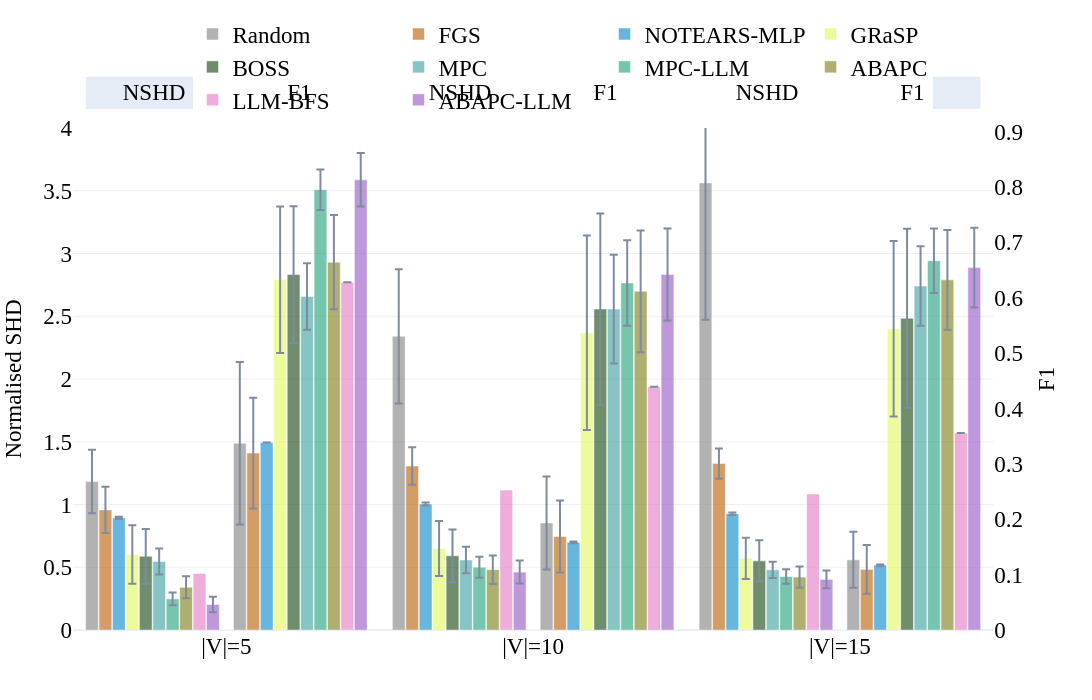
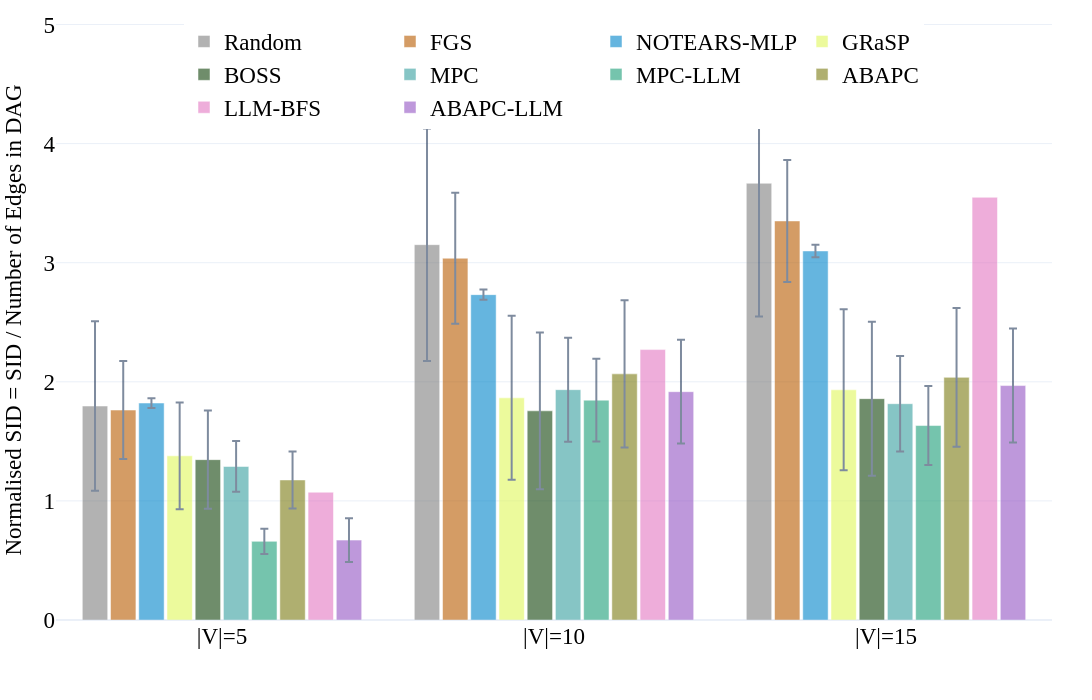
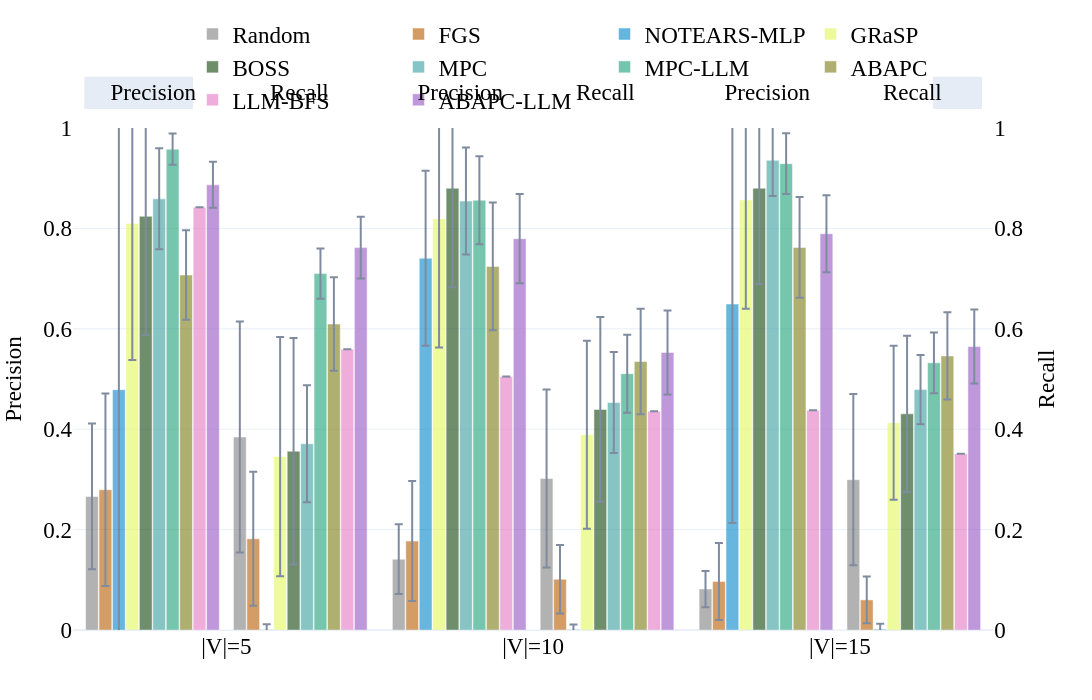
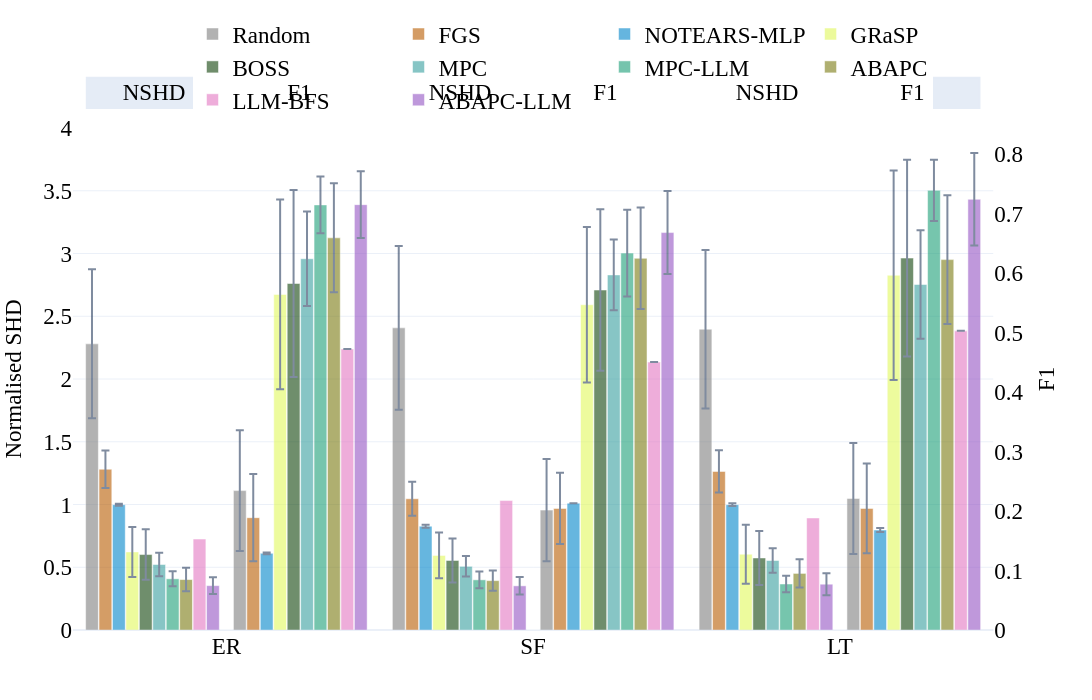

The code cell stored with these charts, in order, in its notebook:
### Code cell
if methods:
    if not dag_by_nodes.empty:
        double_bar_chart_plotly(
            dag_by_nodes,
            ['p_shd', 'F1'],
            names_dict,
            colors_dict,
            methods,
            save_figs=save_figs,
            output_name="../results/figs/Fig.8b_SHD_SID_dag_by_nodes.html",
            debug=False,
            range_y1=[0, 4],
            range_y2=[0, 1],
            font_size=23,
        )
        dag_nodes_coverage = (
            dag_by_nodes
            .pivot_table(index='dataset', columns='model', values='graph_count', aggfunc='max', fill_value=0)
            .astype(int)
        )
        bar_chart_plotly(
            dag_by_nodes,
            'p_SID',
            names_dict,
            colors_dict,
            methods,
            save_figs=save_figs,
            output_name="../results/figs/Fig.8b_SHD_SID_dag_by_nodes_F1.html",
            debug=False,
            font_size=23,
        )
        double_bar_chart_plotly(
            dag_by_nodes,
            ['precision', 'recall'],
            names_dict,
            colors_dict,
            methods,
            save_figs=save_figs,
            output_name="../results/figs/Fig.8b_SHD_SID_dag_by_nodes_precision_recall.html",
            debug=False,
            range_y1=[0, 1],
            range_y2=[0, 1],
            font_size=23,
        )
        display(dag_nodes_coverage)
    else:
        print('No DAG node-level aggregation available.')
    if not dag_by_graph_type.empty:
        double_bar_chart_plotly(
            dag_by_graph_type,
            ['p_shd', 'F1'],
            names_dict,
            colors_dict,
            methods,
            save_figs=save_figs,
            output_name="../results/figs/Fig.8c_SHD_SID_dag_by_type.html",
            debug=False,
            range_y1=[0, 4],
            range_y2=[0, 1],
            font_size=23,
        )
        bar_chart_plotly(
            dag_by_graph_type,
            'p_SID',
            names_dict,
            colors_dict,
            methods,
            save_figs=save_figs,
            output_name="../results/figs/Fig.8c_SHD_SID_dag_by_type_F1.html",
            debug=False,
            font_size=23,
        )
        double_bar_chart_plotly(
            dag_by_graph_type,
            ['precision', 'recall'],
            names_dict,
            colors_dict,
            methods,
            save_figs=save_figs,
            output_name="../results/figs/Fig.8c_SHD_SID_dag_by_type_precision_recall.html",
            debug=False,
            range_y1=[0, 1],
            range_y2=[0, 1],
            font_size=23,
        )

        dag_type_coverage = (
            dag_by_graph_type
            .pivot_table(index='dataset', columns='model', values='graph_count', aggfunc='max', fill_value=0)
            .astype(int)
        )
        display(dag_type_coverage)
    else:
        print('No DAG graph-type aggregation available.')
else:
    print('No methods configured for the grouped DAG plots.')

### Figure 1 — Plotly figure (JSON) as saved in the notebook; plotly's stock layout.template omitted (floating-point values rounded to 4 significant figures)
{"data": [{"error_y": {"array": [0.2529, 0.5347, 1.09], "type": "data", "visible": true}, "marker": {"color": "#7f7f7f"}, "name": "Random", "offsetgroup": "0", "opacity": 0.6, "showlegend": true, "type": "bar", "x": ["|V|=5", "|V|=10", "|V|=15"], "y": [1.183, 2.34, 3.562], "yaxis": "y"}, {"error_y": {"array": [0.1839, 0.1494, 0.12], "type": "data", "visible": true}, "marker": {"color": "#b85c00"}, "name": "FGS", "offsetgroup": "1", "opacity": 0.6, "showlegend": true, "type": "bar", "x": ["|V|=5", "|V|=10", "|V|=15"], "y": [0.9571, 1.307, 1.326], "yaxis": "y"}, {"error_y": {"array": [0.008476, 0.01185, 0.0102], "type": "data", "visible": true}, "marker": {"color": "#0085CA"}, "name": "NOTEARS-MLP", "offsetgroup": "2", "opacity": 0.6, "showlegend": true, "type": "bar", "x": ["|V|=5", "|V|=10", "|V|=15"], "y": [0.8939, 1.004, 0.9266], "yaxis": "y"}, {"error_y": {"array": [0.233, 0.2185, 0.1644], "type": "data", "visible": true}, "marker": {"color": "#e1f85c"}, "name": "GRaSP", "offsetgroup": "3", "opacity": 0.6, "showlegend": true, "type": "bar", "x": ["|V|=5", "|V|=10", "|V|=15"], "y": [0.6007, 0.6492, 0.5712], "yaxis": "y"}, {"error_y": {"array": [0.2177, 0.2099, 0.164], "type": "data", "visible": true}, "marker": {"color": "#10430A"}, "name": "BOSS", "offsetgroup": "4", "opacity": 0.6, "showlegend": true, "type": "bar", "x": ["|V|=5", "|V|=10", "|V|=15"], "y": [0.587, 0.5915, 0.5509], "yaxis": "y"}, {"error_y": {"array": [0.1035, 0.1051, 0.0655], "type": "data", "visible": true}, "marker": {"color": "#379f9f"}, "name": "MPC", "offsetgroup": "5", "opacity": 0.6, "showlegend": true, "type": "bar", "x": ["|V|=5", "|V|=10", "|V|=15"], "y": [0.5456, 0.5582, 0.4793], "yaxis": "y"}, {"error_y": {"array": [0.0516, 0.08293, 0.05705], "type": "data", "visible": true}, "marker": {"color": "#1b9e77"}, "name": "MPC-LLM", "offsetgroup": "6", "opacity": 0.6, "showlegend": true, "type": "bar", "x": ["|V|=5", "|V|=10", "|V|=15"], "y": [0.2481, 0.5, 0.4262], "yaxis": "y"}, {"error_y": {"array": [0.08823, 0.1133, 0.08443], "type": "data", "visible": true}, "marker": {"color": "#7b7b12"}, "name": "ABAPC", "offsetgroup": "7", "opacity": 0.6, "showlegend": true, "type": "bar", "x": ["|V|=5", "|V|=10", "|V|=15"], "y": [0.3402, 0.4807, 0.422], "yaxis": "y"}, {"error_y": {"array": [NaN, NaN, NaN], "type": "data", "visible": true}, "marker": {"color": "#e377c2"}, "name": "LLM-BFS", "offsetgroup": "8", "opacity": 0.6, "showlegend": true, "type": "bar", "x": ["|V|=5", "|V|=10", "|V|=15"], "y": [0.4508, 1.115, 1.084], "yaxis": "y"}, {"error_y": {"array": [0.06105, 0.09147, 0.07113], "type": "data", "visible": true}, "marker": {"color": "#9454c4"}, "name": "ABAPC-LLM", "offsetgroup": "9", "opacity": 0.6, "showlegend": true, "type": "bar", "x": ["|V|=5", "|V|=10", "|V|=15"], "y": [0.203, 0.4613, 0.403], "yaxis": "y"}, {"marker": {"color": "white"}, "name": "", "offsetgroup": "10", "opacity": 1, "showlegend": false, "type": "bar", "x": ["|V|=5", "|V|=10", "|V|=15"], "y": [0.0, 0.0, 0.0]}, {"error_y": {"array": [0.1467, 0.08389, 0.05056], "type": "data", "visible": true}, "marker": {"color": "#7f7f7f"}, "name": "Random", "offsetgroup": "11", "opacity": 0.6, "showlegend": false, "type": "bar", "x": ["|V|=5", "|V|=10", "|V|=15"], "y": [0.3372, 0.1933, 0.1267], "yaxis": "y2"}, {"error_y": {"array": [0.1, 0.065, 0.04389], "type": "data", "visible": true}, "marker": {"color": "#b85c00"}, "name": "FGS", "offsetgroup": "12", "opacity": 0.6, "showlegend": false, "type": "bar", "x": ["|V|=5", "|V|=10", "|V|=15"], "y": [0.3194, 0.1689, 0.1094], "yaxis": "y2"}, {"error_y": {"array": [0, 0.001667, 0.001111], "type": "data", "visible": true}, "marker": {"color": "#0085CA"}, "name": "NOTEARS-MLP", "offsetgroup": "13", "opacity": 0.6, "showlegend": false, "type": "bar", "x": ["|V|=5", "|V|=10", "|V|=15"], "y": [0.3383, 0.1583, 0.1171], "yaxis": "y2"}, {"error_y": {"array": [0.1324, 0.1756, 0.1583], "type": "data", "visible": true}, "marker": {"color": "#e1f85c"}, "name": "GRaSP", "offsetgroup": "14", "opacity": 0.6, "showlegend": false, "type": "bar", "x": ["|V|=5", "|V|=10", "|V|=15"], "y": [0.6324, 0.5367, 0.5439], "yaxis": "y2"}, {"error_y": {"array": [0.1235, 0.1728, 0.1617], "type": "data", "visible": true}, "marker": {"color": "#10430A"}, "name": "BOSS", "offsetgroup": "15", "opacity": 0.6, "showlegend": false, "type": "bar", "x": ["|V|=5", "|V|=10", "|V|=15"], "y": [0.6418, 0.5794, 0.5628], "yaxis": "y2"}, {"error_y": {"array": [0.06, 0.09833, 0.07167], "type": "data", "visible": true}, "marker": {"color": "#379f9f"}, "name": "MPC", "offsetgroup": "16", "opacity": 0.6, "showlegend": false, "type": "bar", "x": ["|V|=5", "|V|=10", "|V|=15"], "y": [0.6022, 0.5794, 0.6211], "yaxis": "y2"}, {"error_y": {"array": [0.03667, 0.07722, 0.05833], "type": "data", "visible": true}, "marker": {"color": "#1b9e77"}, "name": "MPC-LLM", "offsetgroup": "17", "opacity": 0.6, "showlegend": false, "type": "bar", "x": ["|V|=5", "|V|=10", "|V|=15"], "y": [0.795, 0.6267, 0.6667], "yaxis": "y2"}, {"error_y": {"array": [0.08501, 0.11, 0.09019], "type": "data", "visible": true}, "marker": {"color": "#7b7b12"}, "name": "ABAPC", "offsetgroup": "18", "opacity": 0.6, "showlegend": false, "type": "bar", "x": ["|V|=5", "|V|=10", "|V|=15"], "y": [0.6642, 0.6116, 0.6322], "yaxis": "y2"}, {"error_y": {"array": [null, null, null], "type": "data", "visible": true}, "marker": {"color": "#e377c2"}, "name": "LLM-BFS", "offsetgroup": "19", "opacity": 0.6, "showlegend": false, "type": "bar", "x": ["|V|=5", "|V|=10", "|V|=15"], "y": [0.6278, 0.4394, 0.3557], "yaxis": "y2"}, {"error_y": {"array": [0.04832, 0.08311, 0.07191], "type": "data", "visible": true}, "marker": {"color": "#9454c4"}, "name": "ABAPC-LLM", "offsetgroup": "20", "opacity": 0.6, "showlegend": false, "type": "bar", "x": ["|V|=5", "|V|=10", "|V|=15"], "y": [0.8128, 0.642, 0.6543], "yaxis": "y2"}], "layout": {"annotations": [{"font": {"color": "black", "size": 23}, "showarrow": false, "text": "         NSHD         ", "x": 0.0875, "xanchor": "center", "xref": "x domain", "y": 1.07, "yanchor": "middle", "yref": "y domain"}, {"font": {"color": "black", "size": 23}, "showarrow": false, "text": "           F1           ", "x": 0.2458, "xanchor": "center", "xref": "x domain", "y": 1.07, "yanchor": "middle", "yref": "y domain"}, {"font": {"color": "black", "size": 23}, "showarrow": false, "text": "         NSHD         ", "x": 0.4208, "xanchor": "center", "xref": "x domain", "y": 1.07, "yanchor": "middle", "yref": "y domain"}, {"font": {"color": "black", "size": 23}, "showarrow": false, "text": "           F1           ", "x": 0.5792, "xanchor": "center", "xref": "x domain", "y": 1.07, "yanchor": "middle", "yref": "y domain"}, {"font": {"color": "black", "size": 23}, "showarrow": false, "text": "         NSHD         ", "x": 0.7542, "xanchor": "center", "xref": "x domain", "y": 1.07, "yanchor": "middle", "yref": "y domain"}, {"font": {"color": "black", "size": 23}, "showarrow": false, "text": "           F1           ", "x": 0.9125, "xanchor": "center", "xref": "x domain", "y": 1.07, "yanchor": "middle", "yref": "y domain"}], "bargap": 0.08, "bargroupgap": 0.05, "barmode": "group", "font": {"color": "black", "family": "Serif", "size": 23}, "height": 700, "hovermode": "x unified", "legend": {"orientation": "h", "x": 0.5, "xanchor": "center", "y": 1.23, "yanchor": "top"}, "margin": {"b": 70, "l": 40, "r": 40, "t": 80}, "shapes": [{"fillcolor": "#E5ECF6", "layer": "below", "line": {"color": "#E5ECF6", "width": 2}, "type": "rect", "x0": 0.015, "x1": 0.16, "xref": "x domain", "y0": 1.04, "y1": 1.1, "yref": "y domain"}, {"fillcolor": "#E5ECF6", "layer": "below", "line": {"color": "#E5ECF6", "width": 2}, "type": "rect", "x0": 0.1733, "x1": 0.3183, "xref": "x domain", "y0": 1.04, "y1": 1.1, "yref": "y domain"}, {"fillcolor": "#E5ECF6", "layer": "below", "line": {"color": "#E5ECF6", "width": 2}, "type": "rect", "x0": 0.3483, "x1": 0.4933, "xref": "x domain", "y0": 1.04, "y1": 1.1, "yref": "y domain"}, {"fillcolor": "#E5ECF6", "layer": "below", "line": {"color": "#E5ECF6", "width": 2}, "type": "rect", "x0": 0.5067, "x1": 0.6517, "xref": "x domain", "y0": 1.04, "y1": 1.1, "yref": "y domain"}, {"fillcolor": "#E5ECF6", "layer": "below", "line": {"color": "#E5ECF6", "width": 2}, "type": "rect", "x0": 0.6817, "x1": 0.8267, "xref": "x domain", "y0": 1.04, "y1": 1.1, "yref": "y domain"}, {"fillcolor": "#E5ECF6", "layer": "below", "line": {"color": "#E5ECF6", "width": 2}, "type": "rect", "x0": 0.84, "x1": 0.985, "xref": "x domain", "y0": 1.04, "y1": 1.1, "yref": "y domain"}], "width": 1600, "xaxis": {"anchor": "y", "domain": [0, 0.94]}, "yaxis": {"anchor": "x", "domain": [0, 1], "range": [0, 4], "title": {"font": {"size": 23}, "text": "Normalised SHD"}}, "yaxis2": {"anchor": "x", "overlaying": "y", "scaleanchor": 0, "showgrid": false, "showline": false, "showticklabels": true, "side": "right", "title": {"font": {"size": 23}, "text": "F1"}, "zeroline": true}}}

### Figure 2 — Plotly figure (JSON) as saved in the notebook; plotly's stock layout.template omitted (floating-point values rounded to 4 significant figures)
{"data": [{"error_y": {"array": [0.7111, 0.9765, 1.119], "type": "data", "visible": true}, "marker": {"color": "#7f7f7f"}, "name": "Random", "opacity": 0.6, "type": "bar", "x": ["|V|=5", "|V|=10", "|V|=15"], "y": [1.796, 3.151, 3.667]}, {"error_y": {"array": [0.4115, 0.5496, 0.512], "type": "data", "visible": true}, "marker": {"color": "#b85c00"}, "name": "FGS", "opacity": 0.6, "type": "bar", "x": ["|V|=5", "|V|=10", "|V|=15"], "y": [1.763, 3.038, 3.351]}, {"error_y": {"array": [0.04102, 0.04209, 0.05188], "type": "data", "visible": true}, "marker": {"color": "#0085CA"}, "name": "NOTEARS-MLP", "opacity": 0.6, "type": "bar", "x": ["|V|=5", "|V|=10", "|V|=15"], "y": [1.822, 2.732, 3.099]}, {"error_y": {"array": [0.4479, 0.6886, 0.6763], "type": "data", "visible": true}, "marker": {"color": "#e1f85c"}, "name": "GRaSP", "opacity": 0.6, "type": "bar", "x": ["|V|=5", "|V|=10", "|V|=15"], "y": [1.379, 1.865, 1.933]}, {"error_y": {"array": [0.4127, 0.6578, 0.6466], "type": "data", "visible": true}, "marker": {"color": "#10430A"}, "name": "BOSS", "opacity": 0.6, "type": "bar", "x": ["|V|=5", "|V|=10", "|V|=15"], "y": [1.346, 1.756, 1.859]}, {"error_y": {"array": [0.2132, 0.4362, 0.4015], "type": "data", "visible": true}, "marker": {"color": "#379f9f"}, "name": "MPC", "opacity": 0.6, "type": "bar", "x": ["|V|=5", "|V|=10", "|V|=15"], "y": [1.289, 1.934, 1.816]}, {"error_y": {"array": [0.1063, 0.3478, 0.3317], "type": "data", "visible": true}, "marker": {"color": "#1b9e77"}, "name": "MPC-LLM", "opacity": 0.6, "type": "bar", "x": ["|V|=5", "|V|=10", "|V|=15"], "y": [0.6602, 1.846, 1.633]}, {"error_y": {"array": [0.24, 0.6183, 0.5833], "type": "data", "visible": true}, "marker": {"color": "#7b7b12"}, "name": "ABAPC", "opacity": 0.6, "type": "bar", "x": ["|V|=5", "|V|=10", "|V|=15"], "y": [1.176, 2.067, 2.037]}, {"error_y": {"array": [NaN, NaN, NaN], "type": "data", "visible": true}, "marker": {"color": "#e377c2"}, "name": "LLM-BFS", "opacity": 0.6, "type": "bar", "x": ["|V|=5", "|V|=10", "|V|=15"], "y": [1.073, 2.27, 3.549]}, {"error_y": {"array": [0.1831, 0.4359, 0.4782], "type": "data", "visible": true}, "marker": {"color": "#9454c4"}, "name": "ABAPC-LLM", "opacity": 0.6, "type": "bar", "x": ["|V|=5", "|V|=10", "|V|=15"], "y": [0.6707, 1.917, 1.968]}], "layout": {"bargap": 0.15, "bargroupgap": 0.1, "barmode": "group", "font": {"color": "black", "family": "Serif", "size": 23}, "height": 700, "hovermode": "x unified", "legend": {"orientation": "h", "x": 0.5, "xanchor": "center", "y": 1, "yanchor": "top"}, "margin": {"b": 80, "l": 40, "r": 40, "t": 20}, "width": 1600, "yaxis": {"title": {"font": {"size": 23}, "text": "Normalised SID = SID / Number of Edges in DAG"}}}}

### Figure 3 — Plotly figure (JSON) as saved in the notebook; plotly's stock layout.template omitted (floating-point values rounded to 4 significant figures)
{"data": [{"error_y": {"array": [0.145, 0.06944, 0.03611], "type": "data", "visible": true}, "marker": {"color": "#7f7f7f"}, "name": "Random", "offsetgroup": "0", "opacity": 0.6, "showlegend": true, "type": "bar", "x": ["|V|=5", "|V|=10", "|V|=15"], "y": [0.2661, 0.1411, 0.08167], "yaxis": "y"}, {"error_y": {"array": [0.1917, 0.1194, 0.07667], "type": "data", "visible": true}, "marker": {"color": "#b85c00"}, "name": "FGS", "offsetgroup": "1", "opacity": 0.6, "showlegend": true, "type": "bar", "x": ["|V|=5", "|V|=10", "|V|=15"], "y": [0.2794, 0.1772, 0.09667], "yaxis": "y"}, {"error_y": {"array": [0.542, 0.1743, 0.4362], "type": "data", "visible": true}, "marker": {"color": "#0085CA"}, "name": "NOTEARS-MLP", "offsetgroup": "2", "opacity": 0.6, "showlegend": true, "type": "bar", "x": ["|V|=5", "|V|=10", "|V|=15"], "y": [0.4788, 0.7407, 0.6493], "yaxis": "y"}, {"error_y": {"array": [0.2724, 0.2567, 0.2167], "type": "data", "visible": true}, "marker": {"color": "#e1f85c"}, "name": "GRaSP", "offsetgroup": "3", "opacity": 0.6, "showlegend": true, "type": "bar", "x": ["|V|=5", "|V|=10", "|V|=15"], "y": [0.81, 0.8194, 0.8567], "yaxis": "y"}, {"error_y": {"array": [0.2371, 0.1972, 0.1906], "type": "data", "visible": true}, "marker": {"color": "#10430A"}, "name": "BOSS", "offsetgroup": "4", "opacity": 0.6, "showlegend": true, "type": "bar", "x": ["|V|=5", "|V|=10", "|V|=15"], "y": [0.8241, 0.88, 0.88], "yaxis": "y"}, {"error_y": {"array": [0.1006, 0.1067, 0.07111], "type": "data", "visible": true}, "marker": {"color": "#379f9f"}, "name": "MPC", "offsetgroup": "5", "opacity": 0.6, "showlegend": true, "type": "bar", "x": ["|V|=5", "|V|=10", "|V|=15"], "y": [0.8589, 0.8544, 0.9356], "yaxis": "y"}, {"error_y": {"array": [0.03111, 0.08778, 0.06056], "type": "data", "visible": true}, "marker": {"color": "#1b9e77"}, "name": "MPC-LLM", "offsetgroup": "6", "opacity": 0.6, "showlegend": true, "type": "bar", "x": ["|V|=5", "|V|=10", "|V|=15"], "y": [0.9578, 0.8561, 0.9289], "yaxis": "y"}, {"error_y": {"array": [0.08917, 0.1272, 0.1004], "type": "data", "visible": true}, "marker": {"color": "#7b7b12"}, "name": "ABAPC", "offsetgroup": "7", "opacity": 0.6, "showlegend": true, "type": "bar", "x": ["|V|=5", "|V|=10", "|V|=15"], "y": [0.7072, 0.7243, 0.7621], "yaxis": "y"}, {"error_y": {"array": [null, null, null], "type": "data", "visible": true}, "marker": {"color": "#e377c2"}, "name": "LLM-BFS", "offsetgroup": "8", "opacity": 0.6, "showlegend": true, "type": "bar", "x": ["|V|=5", "|V|=10", "|V|=15"], "y": [0.8423, 0.505, 0.4379], "yaxis": "y"}, {"error_y": {"array": [0.04575, 0.08875, 0.07655], "type": "data", "visible": true}, "marker": {"color": "#9454c4"}, "name": "ABAPC-LLM", "offsetgroup": "9", "opacity": 0.6, "showlegend": true, "type": "bar", "x": ["|V|=5", "|V|=10", "|V|=15"], "y": [0.8868, 0.7795, 0.7893], "yaxis": "y"}, {"marker": {"color": "white"}, "name": "", "offsetgroup": "10", "opacity": 1, "showlegend": false, "type": "bar", "x": ["|V|=5", "|V|=10", "|V|=15"], "y": [0.0, 0.0, 0.0]}, {"error_y": {"array": [0.23, 0.1772, 0.1706], "type": "data", "visible": true}, "marker": {"color": "#7f7f7f"}, "name": "Random", "offsetgroup": "11", "opacity": 0.6, "showlegend": false, "type": "bar", "x": ["|V|=5", "|V|=10", "|V|=15"], "y": [0.3844, 0.3017, 0.2994], "yaxis": "y2"}, {"error_y": {"array": [0.1333, 0.06833, 0.04667], "type": "data", "visible": true}, "marker": {"color": "#b85c00"}, "name": "FGS", "offsetgroup": "12", "opacity": 0.6, "showlegend": false, "type": "bar", "x": ["|V|=5", "|V|=10", "|V|=15"], "y": [0.1817, 0.1011, 0.06], "yaxis": "y2"}, {"error_y": {"array": [0.01111, 0.01, 0.01056], "type": "data", "visible": true}, "marker": {"color": "#0085CA"}, "name": "NOTEARS-MLP", "offsetgroup": "13", "opacity": 0.6, "showlegend": false, "type": "bar", "x": ["|V|=5", "|V|=10", "|V|=15"], "y": [0.0005556, 0.001111, 0.001667], "yaxis": "y2"}, {"error_y": {"array": [0.2383, 0.1872, 0.1533], "type": "data", "visible": true}, "marker": {"color": "#e1f85c"}, "name": "GRaSP", "offsetgroup": "14", "opacity": 0.6, "showlegend": false, "type": "bar", "x": ["|V|=5", "|V|=10", "|V|=15"], "y": [0.3456, 0.3889, 0.4128], "yaxis": "y2"}, {"error_y": {"array": [0.2256, 0.1839, 0.1556], "type": "data", "visible": true}, "marker": {"color": "#10430A"}, "name": "BOSS", "offsetgroup": "15", "opacity": 0.6, "showlegend": false, "type": "bar", "x": ["|V|=5", "|V|=10", "|V|=15"], "y": [0.3561, 0.4394, 0.4306], "yaxis": "y2"}, {"error_y": {"array": [0.1167, 0.1006, 0.06889], "type": "data", "visible": true}, "marker": {"color": "#379f9f"}, "name": "MPC", "offsetgroup": "16", "opacity": 0.6, "showlegend": false, "type": "bar", "x": ["|V|=5", "|V|=10", "|V|=15"], "y": [0.3711, 0.4533, 0.4789], "yaxis": "y2"}, {"error_y": {"array": [0.05, 0.07778, 0.06056], "type": "data", "visible": true}, "marker": {"color": "#1b9e77"}, "name": "MPC-LLM", "offsetgroup": "17", "opacity": 0.6, "showlegend": false, "type": "bar", "x": ["|V|=5", "|V|=10", "|V|=15"], "y": [0.71, 0.5106, 0.5322], "yaxis": "y2"}, {"error_y": {"array": [0.09314, 0.1051, 0.08693], "type": "data", "visible": true}, "marker": {"color": "#7b7b12"}, "name": "ABAPC", "offsetgroup": "18", "opacity": 0.6, "showlegend": false, "type": "bar", "x": ["|V|=5", "|V|=10", "|V|=15"], "y": [0.6095, 0.5348, 0.5459], "yaxis": "y2"}, {"error_y": {"array": [null, null, null], "type": "data", "visible": true}, "marker": {"color": "#e377c2"}, "name": "LLM-BFS", "offsetgroup": "19", "opacity": 0.6, "showlegend": false, "type": "bar", "x": ["|V|=5", "|V|=10", "|V|=15"], "y": [0.5591, 0.4357, 0.3512], "yaxis": "y2"}, {"error_y": {"array": [0.06138, 0.08375, 0.0737], "type": "data", "visible": true}, "marker": {"color": "#9454c4"}, "name": "ABAPC-LLM", "offsetgroup": "20", "opacity": 0.6, "showlegend": false, "type": "bar", "x": ["|V|=5", "|V|=10", "|V|=15"], "y": [0.7617, 0.5529, 0.5646], "yaxis": "y2"}], "layout": {"annotations": [{"font": {"color": "black", "size": 23}, "showarrow": false, "text": "      Precision      ", "x": 0.0875, "xanchor": "center", "xref": "x domain", "y": 1.07, "yanchor": "middle", "yref": "y domain"}, {"font": {"color": "black", "size": 23}, "showarrow": false, "text": "        Recall        ", "x": 0.2458, "xanchor": "center", "xref": "x domain", "y": 1.07, "yanchor": "middle", "yref": "y domain"}, {"font": {"color": "black", "size": 23}, "showarrow": false, "text": "      Precision      ", "x": 0.4208, "xanchor": "center", "xref": "x domain", "y": 1.07, "yanchor": "middle", "yref": "y domain"}, {"font": {"color": "black", "size": 23}, "showarrow": false, "text": "        Recall        ", "x": 0.5792, "xanchor": "center", "xref": "x domain", "y": 1.07, "yanchor": "middle", "yref": "y domain"}, {"font": {"color": "black", "size": 23}, "showarrow": false, "text": "      Precision      ", "x": 0.7542, "xanchor": "center", "xref": "x domain", "y": 1.07, "yanchor": "middle", "yref": "y domain"}, {"font": {"color": "black", "size": 23}, "showarrow": false, "text": "        Recall        ", "x": 0.9125, "xanchor": "center", "xref": "x domain", "y": 1.07, "yanchor": "middle", "yref": "y domain"}], "bargap": 0.08, "bargroupgap": 0.05, "barmode": "group", "font": {"color": "black", "family": "Serif", "size": 23}, "height": 700, "hovermode": "x unified", "legend": {"orientation": "h", "x": 0.5, "xanchor": "center", "y": 1.23, "yanchor": "top"}, "margin": {"b": 70, "l": 40, "r": 40, "t": 80}, "shapes": [{"fillcolor": "#E5ECF6", "layer": "below", "line": {"color": "#E5ECF6", "width": 2}, "type": "rect", "x0": 0.01333, "x1": 0.1617, "xref": "x domain", "y0": 1.04, "y1": 1.1, "yref": "y domain"}, {"fillcolor": "#E5ECF6", "layer": "below", "line": {"color": "#E5ECF6", "width": 2}, "type": "rect", "x0": 0.1717, "x1": 0.32, "xref": "x domain", "y0": 1.04, "y1": 1.1, "yref": "y domain"}, {"fillcolor": "#E5ECF6", "layer": "below", "line": {"color": "#E5ECF6", "width": 2}, "type": "rect", "x0": 0.3467, "x1": 0.495, "xref": "x domain", "y0": 1.04, "y1": 1.1, "yref": "y domain"}, {"fillcolor": "#E5ECF6", "layer": "below", "line": {"color": "#E5ECF6", "width": 2}, "type": "rect", "x0": 0.505, "x1": 0.6533, "xref": "x domain", "y0": 1.04, "y1": 1.1, "yref": "y domain"}, {"fillcolor": "#E5ECF6", "layer": "below", "line": {"color": "#E5ECF6", "width": 2}, "type": "rect", "x0": 0.68, "x1": 0.8283, "xref": "x domain", "y0": 1.04, "y1": 1.1, "yref": "y domain"}, {"fillcolor": "#E5ECF6", "layer": "below", "line": {"color": "#E5ECF6", "width": 2}, "type": "rect", "x0": 0.8383, "x1": 0.9867, "xref": "x domain", "y0": 1.04, "y1": 1.1, "yref": "y domain"}], "width": 1600, "xaxis": {"anchor": "y", "domain": [0, 0.94]}, "yaxis": {"anchor": "x", "domain": [0, 1], "range": [0, 1], "title": {"font": {"size": 23}, "text": "Precision"}}, "yaxis2": {"anchor": "x", "overlaying": "y", "range": [0, 1], "scaleanchor": 0, "showgrid": false, "showline": false, "showticklabels": true, "side": "right", "title": {"font": {"size": 23}, "text": "Recall"}, "zeroline": true}}}

### Figure 4 — Plotly figure (JSON) as saved in the notebook; plotly's stock layout.template omitted (floating-point values rounded to 4 significant figures)
{"data": [{"error_y": {"array": [0.5935, 0.6523, 0.6318], "type": "data", "visible": true}, "marker": {"color": "#7f7f7f"}, "name": "Random", "offsetgroup": "0", "opacity": 0.6, "showlegend": true, "type": "bar", "x": ["ER", "SF", "LT"], "y": [2.28, 2.408, 2.397], "yaxis": "y"}, {"error_y": {"array": [0.149, 0.1364, 0.168], "type": "data", "visible": true}, "marker": {"color": "#b85c00"}, "name": "FGS", "offsetgroup": "1", "opacity": 0.6, "showlegend": true, "type": "bar", "x": ["ER", "SF", "LT"], "y": [1.281, 1.046, 1.264], "yaxis": "y"}, {"error_y": {"array": [0.008189, 0.01205, 0.01029], "type": "data", "visible": true}, "marker": {"color": "#0085CA"}, "name": "NOTEARS-MLP", "offsetgroup": "2", "opacity": 0.6, "showlegend": true, "type": "bar", "x": ["ER", "SF", "LT"], "y": [0.9987, 0.8267, 0.9988], "yaxis": "y"}, {"error_y": {"array": [0.1993, 0.1814, 0.2351], "type": "data", "visible": true}, "marker": {"color": "#e1f85c"}, "name": "GRaSP", "offsetgroup": "3", "opacity": 0.6, "showlegend": true, "type": "bar", "x": ["ER", "SF", "LT"], "y": [0.6223, 0.5946, 0.6042], "yaxis": "y"}, {"error_y": {"array": [0.201, 0.1756, 0.215], "type": "data", "visible": true}, "marker": {"color": "#10430A"}, "name": "BOSS", "offsetgroup": "4", "opacity": 0.6, "showlegend": true, "type": "bar", "x": ["ER", "SF", "LT"], "y": [0.6011, 0.5543, 0.574], "yaxis": "y"}, {"error_y": {"array": [0.09388, 0.08203, 0.09812], "type": "data", "visible": true}, "marker": {"color": "#379f9f"}, "name": "MPC", "offsetgroup": "5", "opacity": 0.6, "showlegend": true, "type": "bar", "x": ["ER", "SF", "LT"], "y": [0.522, 0.5074, 0.5537], "yaxis": "y"}, {"error_y": {"array": [0.06022, 0.06644, 0.06492], "type": "data", "visible": true}, "marker": {"color": "#1b9e77"}, "name": "MPC-LLM", "offsetgroup": "6", "opacity": 0.6, "showlegend": true, "type": "bar", "x": ["ER", "SF", "LT"], "y": [0.4079, 0.3998, 0.3666], "yaxis": "y"}, {"error_y": {"array": [0.09408, 0.07987, 0.1123], "type": "data", "visible": true}, "marker": {"color": "#7b7b12"}, "name": "ABAPC", "offsetgroup": "7", "opacity": 0.6, "showlegend": true, "type": "bar", "x": ["ER", "SF", "LT"], "y": [0.402, 0.3934, 0.4509], "yaxis": "y"}, {"error_y": {"array": [NaN, NaN, NaN], "type": "data", "visible": true}, "marker": {"color": "#e377c2"}, "name": "LLM-BFS", "offsetgroup": "8", "opacity": 0.6, "showlegend": true, "type": "bar", "x": ["ER", "SF", "LT"], "y": [0.7248, 1.031, 0.8929], "yaxis": "y"}, {"error_y": {"array": [0.06596, 0.06995, 0.0878], "type": "data", "visible": true}, "marker": {"color": "#9454c4"}, "name": "ABAPC-LLM", "offsetgroup": "9", "opacity": 0.6, "showlegend": true, "type": "bar", "x": ["ER", "SF", "LT"], "y": [0.3535, 0.3519, 0.3649], "yaxis": "y"}, {"marker": {"color": "white"}, "name": "", "offsetgroup": "10", "opacity": 1, "showlegend": false, "type": "bar", "x": ["ER", "SF", "LT"], "y": [0.0, 0.0, 0.0]}, {"error_y": {"array": [0.1017, 0.08611, 0.09333], "type": "data", "visible": true}, "marker": {"color": "#7f7f7f"}, "name": "Random", "offsetgroup": "11", "opacity": 0.6, "showlegend": false, "type": "bar", "x": ["ER", "SF", "LT"], "y": [0.2344, 0.2017, 0.2211], "yaxis": "y2"}, {"error_y": {"array": [0.07333, 0.06, 0.07556], "type": "data", "visible": true}, "marker": {"color": "#b85c00"}, "name": "FGS", "offsetgroup": "12", "opacity": 0.6, "showlegend": false, "type": "bar", "x": ["ER", "SF", "LT"], "y": [0.1889, 0.2044, 0.2044], "yaxis": "y2"}, {"error_y": {"array": [0.001429, 0, 0.003333], "type": "data", "visible": true}, "marker": {"color": "#0085CA"}, "name": "NOTEARS-MLP", "offsetgroup": "13", "opacity": 0.6, "showlegend": false, "type": "bar", "x": ["ER", "SF", "LT"], "y": [0.1289, 0.2133, 0.1682], "yaxis": "y2"}, {"error_y": {"array": [0.1594, 0.1306, 0.1761], "type": "data", "visible": true}, "marker": {"color": "#e1f85c"}, "name": "GRaSP", "offsetgroup": "14", "opacity": 0.6, "showlegend": false, "type": "bar", "x": ["ER", "SF", "LT"], "y": [0.5644, 0.5471, 0.5967], "yaxis": "y2"}, {"error_y": {"array": [0.1572, 0.1359, 0.1656], "type": "data", "visible": true}, "marker": {"color": "#10430A"}, "name": "BOSS", "offsetgroup": "15", "opacity": 0.6, "showlegend": false, "type": "bar", "x": ["ER", "SF", "LT"], "y": [0.5828, 0.5718, 0.6256], "yaxis": "y2"}, {"error_y": {"array": [0.07944, 0.05944, 0.09111], "type": "data", "visible": true}, "marker": {"color": "#379f9f"}, "name": "MPC", "offsetgroup": "16", "opacity": 0.6, "showlegend": false, "type": "bar", "x": ["ER", "SF", "LT"], "y": [0.6244, 0.5972, 0.5811], "yaxis": "y2"}, {"error_y": {"array": [0.04778, 0.07278, 0.05167], "type": "data", "visible": true}, "marker": {"color": "#1b9e77"}, "name": "MPC-LLM", "offsetgroup": "17", "opacity": 0.6, "showlegend": false, "type": "bar", "x": ["ER", "SF", "LT"], "y": [0.715, 0.6339, 0.7394], "yaxis": "y2"}, {"error_y": {"array": [0.09172, 0.08539, 0.1084], "type": "data", "visible": true}, "marker": {"color": "#7b7b12"}, "name": "ABAPC", "offsetgroup": "18", "opacity": 0.6, "showlegend": false, "type": "bar", "x": ["ER", "SF", "LT"], "y": [0.6596, 0.6252, 0.623], "yaxis": "y2"}, {"error_y": {"array": [null, null, null], "type": "data", "visible": true}, "marker": {"color": "#e377c2"}, "name": "LLM-BFS", "offsetgroup": "19", "opacity": 0.6, "showlegend": false, "type": "bar", "x": ["ER", "SF", "LT"], "y": [0.4726, 0.4506, 0.5031], "yaxis": "y2"}, {"error_y": {"array": [0.05601, 0.06976, 0.07769], "type": "data", "visible": true}, "marker": {"color": "#9454c4"}, "name": "ABAPC-LLM", "offsetgroup": "20", "opacity": 0.6, "showlegend": false, "type": "bar", "x": ["ER", "SF", "LT"], "y": [0.7154, 0.6684, 0.7244], "yaxis": "y2"}], "layout": {"annotations": [{"font": {"color": "black", "size": 23}, "showarrow": false, "text": "         NSHD         ", "x": 0.0875, "xanchor": "center", "xref": "x domain", "y": 1.07, "yanchor": "middle", "yref": "y domain"}, {"font": {"color": "black", "size": 23}, "showarrow": false, "text": "           F1           ", "x": 0.2458, "xanchor": "center", "xref": "x domain", "y": 1.07, "yanchor": "middle", "yref": "y domain"}, {"font": {"color": "black", "size": 23}, "showarrow": false, "text": "         NSHD         ", "x": 0.4208, "xanchor": "center", "xref": "x domain", "y": 1.07, "yanchor": "middle", "yref": "y domain"}, {"font": {"color": "black", "size": 23}, "showarrow": false, "text": "           F1           ", "x": 0.5792, "xanchor": "center", "xref": "x domain", "y": 1.07, "yanchor": "middle", "yref": "y domain"}, {"font": {"color": "black", "size": 23}, "showarrow": false, "text": "         NSHD         ", "x": 0.7542, "xanchor": "center", "xref": "x domain", "y": 1.07, "yanchor": "middle", "yref": "y domain"}, {"font": {"color": "black", "size": 23}, "showarrow": false, "text": "           F1           ", "x": 0.9125, "xanchor": "center", "xref": "x domain", "y": 1.07, "yanchor": "middle", "yref": "y domain"}], "bargap": 0.08, "bargroupgap": 0.05, "barmode": "group", "font": {"color": "black", "family": "Serif", "size": 23}, "height": 700, "hovermode": "x unified", "legend": {"orientation": "h", "x": 0.5, "xanchor": "center", "y": 1.23, "yanchor": "top"}, "margin": {"b": 70, "l": 40, "r": 40, "t": 80}, "shapes": [{"fillcolor": "#E5ECF6", "layer": "below", "line": {"color": "#E5ECF6", "width": 2}, "type": "rect", "x0": 0.015, "x1": 0.16, "xref": "x domain", "y0": 1.04, "y1": 1.1, "yref": "y domain"}, {"fillcolor": "#E5ECF6", "layer": "below", "line": {"color": "#E5ECF6", "width": 2}, "type": "rect", "x0": 0.1733, "x1": 0.3183, "xref": "x domain", "y0": 1.04, "y1": 1.1, "yref": "y domain"}, {"fillcolor": "#E5ECF6", "layer": "below", "line": {"color": "#E5ECF6", "width": 2}, "type": "rect", "x0": 0.3483, "x1": 0.4933, "xref": "x domain", "y0": 1.04, "y1": 1.1, "yref": "y domain"}, {"fillcolor": "#E5ECF6", "layer": "below", "line": {"color": "#E5ECF6", "width": 2}, "type": "rect", "x0": 0.5067, "x1": 0.6517, "xref": "x domain", "y0": 1.04, "y1": 1.1, "yref": "y domain"}, {"fillcolor": "#E5ECF6", "layer": "below", "line": {"color": "#E5ECF6", "width": 2}, "type": "rect", "x0": 0.6817, "x1": 0.8267, "xref": "x domain", "y0": 1.04, "y1": 1.1, "yref": "y domain"}, {"fillcolor": "#E5ECF6", "layer": "below", "line": {"color": "#E5ECF6", "width": 2}, "type": "rect", "x0": 0.84, "x1": 0.985, "xref": "x domain", "y0": 1.04, "y1": 1.1, "yref": "y domain"}], "width": 1600, "xaxis": {"anchor": "y", "domain": [0, 0.94]}, "yaxis": {"anchor": "x", "domain": [0, 1], "range": [0, 4], "title": {"font": {"size": 23}, "text": "Normalised SHD"}}, "yaxis2": {"anchor": "x", "overlaying": "y", "scaleanchor": 0, "showgrid": false, "showline": false, "showticklabels": true, "side": "right", "title": {"font": {"size": 23}, "text": "F1"}, "zeroline": true}}}
